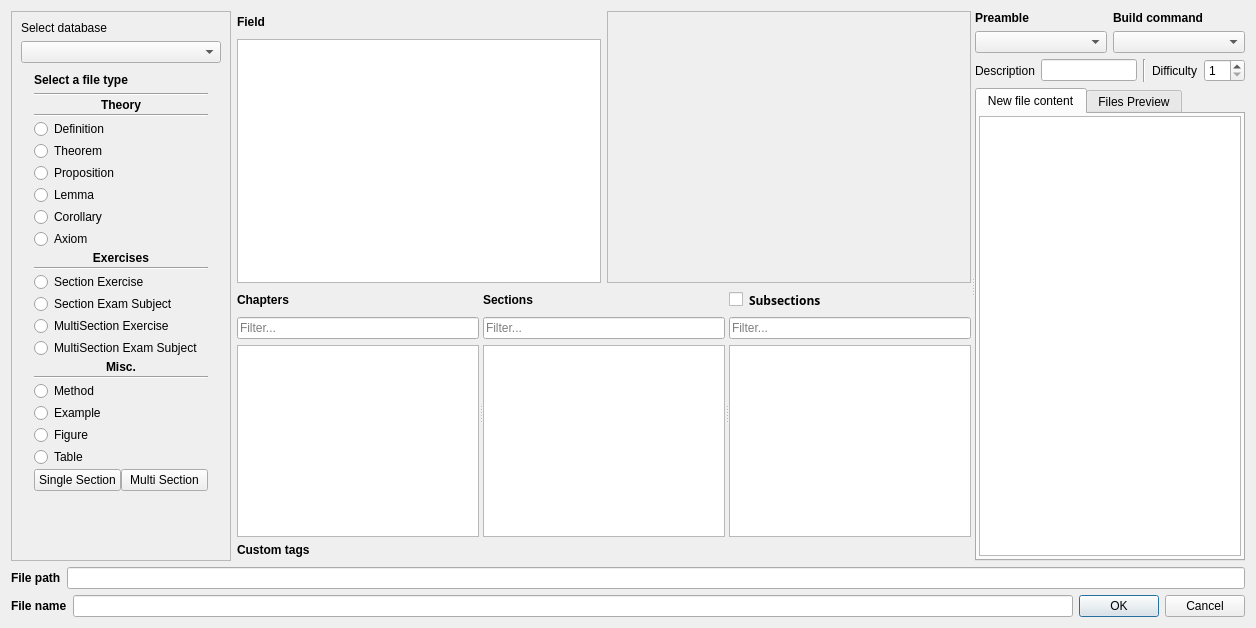
<?xml version="1.0" encoding="UTF-8"?>
<ui version="4.0">
 <class>NewDatabaseFile</class>
 <widget class="QDialog" name="NewDatabaseFile">
  <property name="geometry">
   <rect>
    <x>0</x>
    <y>0</y>
    <width>1256</width>
    <height>628</height>
   </rect>
  </property>
  <property name="windowTitle">
   <string>NewDatabaseFile</string>
  </property>
  <layout class="QGridLayout" name="gridLayout_19">
   <item row="0" column="1">
    <widget class="QSplitter" name="splitter_2">
     <property name="orientation">
      <enum>Qt::Horizontal</enum>
     </property>
     <widget class="QWidget" name="layoutWidget">
      <layout class="QGridLayout" name="gridLayout_18">
       <item row="0" column="0">
        <layout class="QGridLayout" name="gridLayout_17">
         <item row="0" column="1" rowspan="2">
          <widget class="QScrollArea" name="scrollArea_2">
           <property name="widgetResizable">
            <bool>true</bool>
           </property>
           <property name="alignment">
            <set>Qt::AlignLeading|Qt::AlignLeft|Qt::AlignTop</set>
           </property>
           <widget class="QWidget" name="scrollAreaWidgetContents_2">
            <property name="geometry">
             <rect>
              <x>0</x>
              <y>0</y>
              <width>360</width>
              <height>254</height>
             </rect>
            </property>
            <layout class="QGridLayout" name="gridLayout_9">
             <item row="0" column="0">
              <widget class="QLabel" name="FileInfo">
               <property name="text">
                <string/>
               </property>
               <property name="textFormat">
                <enum>Qt::MarkdownText</enum>
               </property>
               <property name="alignment">
                <set>Qt::AlignLeading|Qt::AlignLeft|Qt::AlignTop</set>
               </property>
               <property name="wordWrap">
                <bool>true</bool>
               </property>
              </widget>
             </item>
            </layout>
           </widget>
          </widget>
         </item>
         <item row="0" column="0">
          <layout class="QHBoxLayout" name="horizontalLayout_6">
           <property name="spacing">
            <number>0</number>
           </property>
           <item>
            <widget class="QLabel" name="label_13">
             <property name="font">
              <font>
               <bold>true</bold>
              </font>
             </property>
             <property name="text">
              <string>Field</string>
             </property>
            </widget>
           </item>
           <item>
            <widget class="QPushButton" name="addField">
             <property name="sizePolicy">
              <sizepolicy hsizetype="Fixed" vsizetype="Fixed">
               <horstretch>0</horstretch>
               <verstretch>0</verstretch>
              </sizepolicy>
             </property>
             <property name="text">
              <string/>
             </property>
             <property name="icon">
              <iconset resource="../images.qrc">
               <normaloff>:/images/add-button.svg</normaloff>:/images/add-button.svg</iconset>
             </property>
             <property name="flat">
              <bool>true</bool>
             </property>
            </widget>
           </item>
           <item>
            <widget class="QPushButton" name="removeField">
             <property name="sizePolicy">
              <sizepolicy hsizetype="Fixed" vsizetype="Fixed">
               <horstretch>0</horstretch>
               <verstretch>0</verstretch>
              </sizepolicy>
             </property>
             <property name="text">
              <string/>
             </property>
             <property name="icon">
              <iconset resource="../images.qrc">
               <normaloff>:/images/minus.svg</normaloff>:/images/minus.svg</iconset>
             </property>
             <property name="flat">
              <bool>true</bool>
             </property>
            </widget>
           </item>
          </layout>
         </item>
         <item row="1" column="0">
          <widget class="QListWidget" name="FieldTable"/>
         </item>
        </layout>
       </item>
       <item row="1" column="0">
        <widget class="QStackedWidget" name="stackedWidget">
         <property name="currentIndex">
          <number>0</number>
         </property>
         <widget class="QWidget" name="page_3">
          <layout class="QGridLayout" name="gridLayout_16">
           <property name="leftMargin">
            <number>0</number>
           </property>
           <property name="topMargin">
            <number>0</number>
           </property>
           <property name="rightMargin">
            <number>0</number>
           </property>
           <property name="bottomMargin">
            <number>0</number>
           </property>
           <property name="spacing">
            <number>2</number>
           </property>
           <item row="0" column="0">
            <widget class="QSplitter" name="splitter_3">
             <property name="orientation">
              <enum>Qt::Horizontal</enum>
             </property>
             <widget class="QWidget" name="layoutWidget">
              <layout class="QGridLayout" name="gridLayout_12">
               <item row="0" column="0">
                <widget class="QLabel" name="label_39">
                 <property name="font">
                  <font>
                   <bold>true</bold>
                  </font>
                 </property>
                 <property name="text">
                  <string>Chapters</string>
                 </property>
                </widget>
               </item>
               <item row="0" column="1">
                <widget class="QPushButton" name="addChapter">
                 <property name="sizePolicy">
                  <sizepolicy hsizetype="Fixed" vsizetype="Fixed">
                   <horstretch>0</horstretch>
                   <verstretch>0</verstretch>
                  </sizepolicy>
                 </property>
                 <property name="text">
                  <string/>
                 </property>
                 <property name="icon">
                  <iconset resource="../images.qrc">
                   <normaloff>:/images/add-button.svg</normaloff>:/images/add-button.svg</iconset>
                 </property>
                 <property name="flat">
                  <bool>true</bool>
                 </property>
                </widget>
               </item>
               <item row="0" column="2">
                <widget class="QPushButton" name="removeChapter">
                 <property name="sizePolicy">
                  <sizepolicy hsizetype="Fixed" vsizetype="Fixed">
                   <horstretch>0</horstretch>
                   <verstretch>0</verstretch>
                  </sizepolicy>
                 </property>
                 <property name="text">
                  <string/>
                 </property>
                 <property name="icon">
                  <iconset resource="../images.qrc">
                   <normaloff>:/images/minus.svg</normaloff>:/images/minus.svg</iconset>
                 </property>
                 <property name="flat">
                  <bool>true</bool>
                 </property>
                </widget>
               </item>
               <item row="2" column="0" colspan="3">
                <widget class="QListWidget" name="Chapters">
                 <property name="selectionMode">
                  <enum>QAbstractItemView::MultiSelection</enum>
                 </property>
                </widget>
               </item>
               <item row="1" column="0" colspan="3">
                <widget class="QLineEdit" name="FilterChapters">
                 <property name="placeholderText">
                  <string>Filter...</string>
                 </property>
                </widget>
               </item>
              </layout>
             </widget>
             <widget class="QWidget" name="layoutWidget">
              <layout class="QGridLayout" name="gridLayout_13">
               <item row="0" column="0">
                <widget class="QLabel" name="label_38">
                 <property name="font">
                  <font>
                   <bold>true</bold>
                  </font>
                 </property>
                 <property name="text">
                  <string>Sections</string>
                 </property>
                </widget>
               </item>
               <item row="0" column="1">
                <widget class="QPushButton" name="addSection">
                 <property name="sizePolicy">
                  <sizepolicy hsizetype="Fixed" vsizetype="Fixed">
                   <horstretch>0</horstretch>
                   <verstretch>0</verstretch>
                  </sizepolicy>
                 </property>
                 <property name="text">
                  <string/>
                 </property>
                 <property name="icon">
                  <iconset resource="../images.qrc">
                   <normaloff>:/images/add-button.svg</normaloff>:/images/add-button.svg</iconset>
                 </property>
                 <property name="flat">
                  <bool>true</bool>
                 </property>
                </widget>
               </item>
               <item row="0" column="2">
                <widget class="QPushButton" name="removeSection">
                 <property name="sizePolicy">
                  <sizepolicy hsizetype="Fixed" vsizetype="Fixed">
                   <horstretch>0</horstretch>
                   <verstretch>0</verstretch>
                  </sizepolicy>
                 </property>
                 <property name="text">
                  <string/>
                 </property>
                 <property name="icon">
                  <iconset resource="../images.qrc">
                   <normaloff>:/images/minus.svg</normaloff>:/images/minus.svg</iconset>
                 </property>
                 <property name="flat">
                  <bool>true</bool>
                 </property>
                </widget>
               </item>
               <item row="2" column="0" colspan="3">
                <widget class="QListWidget" name="Sections">
                 <property name="styleSheet">
                  <string notr="true"/>
                 </property>
                 <property name="selectionMode">
                  <enum>QAbstractItemView::MultiSelection</enum>
                 </property>
                </widget>
               </item>
               <item row="1" column="0" colspan="3">
                <widget class="QLineEdit" name="FilterSections">
                 <property name="placeholderText">
                  <string>Filter...</string>
                 </property>
                </widget>
               </item>
              </layout>
             </widget>
             <widget class="QWidget" name="layoutWidget">
              <layout class="QGridLayout" name="gridLayout_15">
               <item row="0" column="1">
                <widget class="QPushButton" name="addExType">
                 <property name="sizePolicy">
                  <sizepolicy hsizetype="Fixed" vsizetype="Fixed">
                   <horstretch>0</horstretch>
                   <verstretch>0</verstretch>
                  </sizepolicy>
                 </property>
                 <property name="text">
                  <string/>
                 </property>
                 <property name="icon">
                  <iconset resource="../images.qrc">
                   <normaloff>:/images/add-button.svg</normaloff>:/images/add-button.svg</iconset>
                 </property>
                 <property name="flat">
                  <bool>true</bool>
                 </property>
                </widget>
               </item>
               <item row="0" column="2">
                <widget class="QPushButton" name="removeExType">
                 <property name="sizePolicy">
                  <sizepolicy hsizetype="Fixed" vsizetype="Fixed">
                   <horstretch>0</horstretch>
                   <verstretch>0</verstretch>
                  </sizepolicy>
                 </property>
                 <property name="text">
                  <string/>
                 </property>
                 <property name="icon">
                  <iconset resource="../images.qrc">
                   <normaloff>:/images/minus.svg</normaloff>:/images/minus.svg</iconset>
                 </property>
                 <property name="flat">
                  <bool>true</bool>
                 </property>
                </widget>
               </item>
               <item row="2" column="0" colspan="3">
                <widget class="QListWidget" name="SubSections">
                 <property name="selectionMode">
                  <enum>QAbstractItemView::MultiSelection</enum>
                 </property>
                </widget>
               </item>
               <item row="1" column="0" colspan="3">
                <widget class="QLineEdit" name="FilterSubSections">
                 <property name="placeholderText">
                  <string>Filter...</string>
                 </property>
                </widget>
               </item>
               <item row="0" column="0">
                <layout class="QHBoxLayout" name="horizontalLayout_14">
                 <item>
                  <widget class="QCheckBox" name="UseExerciseType">
                   <property name="sizePolicy">
                    <sizepolicy hsizetype="Fixed" vsizetype="Fixed">
                     <horstretch>0</horstretch>
                     <verstretch>0</verstretch>
                    </sizepolicy>
                   </property>
                   <property name="text">
                    <string/>
                   </property>
                  </widget>
                 </item>
                 <item>
                  <widget class="QLabel" name="label_12">
                   <property name="font">
                    <font>
                     <family>Noto Sans</family>
                     <bold>true</bold>
                    </font>
                   </property>
                   <property name="text">
                    <string>Subsections</string>
                   </property>
                  </widget>
                 </item>
                </layout>
               </item>
              </layout>
             </widget>
            </widget>
           </item>
           <item row="1" column="0">
            <widget class="QLabel" name="label_41">
             <property name="font">
              <font>
               <bold>true</bold>
              </font>
             </property>
             <property name="text">
              <string>Custom tags</string>
             </property>
            </widget>
           </item>
           <item row="2" column="0">
            <layout class="QHBoxLayout" name="horizontalLayout_13"/>
           </item>
          </layout>
         </widget>
        </widget>
       </item>
      </layout>
     </widget>
     <widget class="QWidget" name="layoutWidget">
      <layout class="QVBoxLayout" name="verticalLayout_3">
       <item>
        <layout class="QGridLayout" name="gridLayout_7">
         <item row="0" column="1">
          <widget class="QLabel" name="label_5">
           <property name="font">
            <font>
             <bold>true</bold>
            </font>
           </property>
           <property name="text">
            <string>Build command</string>
           </property>
          </widget>
         </item>
         <item row="0" column="0">
          <widget class="QLabel" name="label_4">
           <property name="font">
            <font>
             <bold>true</bold>
            </font>
           </property>
           <property name="text">
            <string>Preamble</string>
           </property>
          </widget>
         </item>
         <item row="1" column="1">
          <widget class="QComboBox" name="BuildBox"/>
         </item>
         <item row="1" column="0">
          <widget class="QComboBox" name="PreambleBox"/>
         </item>
         <item row="2" column="0" colspan="2">
          <layout class="QHBoxLayout" name="horizontalLayout_7">
           <item>
            <widget class="QLabel" name="label_6">
             <property name="text">
              <string>Description</string>
             </property>
            </widget>
           </item>
           <item>
            <widget class="QLineEdit" name="DescriptionLine"/>
           </item>
           <item>
            <widget class="Line" name="line">
             <property name="orientation">
              <enum>Qt::Vertical</enum>
             </property>
            </widget>
           </item>
           <item>
            <widget class="QLabel" name="label_7">
             <property name="text">
              <string>Difficulty</string>
             </property>
            </widget>
           </item>
           <item>
            <widget class="QSpinBox" name="DifficultySpin">
             <property name="minimum">
              <number>1</number>
             </property>
            </widget>
           </item>
          </layout>
         </item>
        </layout>
       </item>
       <item>
        <widget class="QTabWidget" name="tabWidget">
         <property name="currentIndex">
          <number>0</number>
         </property>
         <widget class="QWidget" name="tab">
          <attribute name="title">
           <string>New file content</string>
          </attribute>
          <layout class="QGridLayout" name="gridLayout_2">
           <property name="leftMargin">
            <number>2</number>
           </property>
           <property name="topMargin">
            <number>2</number>
           </property>
           <property name="rightMargin">
            <number>2</number>
           </property>
           <property name="bottomMargin">
            <number>3</number>
           </property>
           <property name="spacing">
            <number>0</number>
           </property>
           <item row="0" column="0">
            <widget class="LatexTextEdit" name="NewFileContentText"/>
           </item>
          </layout>
         </widget>
         <widget class="QWidget" name="tab_2">
          <attribute name="title">
           <string>Files Preview</string>
          </attribute>
          <layout class="QGridLayout" name="gridLayout">
           <property name="leftMargin">
            <number>2</number>
           </property>
           <property name="topMargin">
            <number>2</number>
           </property>
           <property name="rightMargin">
            <number>2</number>
           </property>
           <property name="bottomMargin">
            <number>2</number>
           </property>
           <property name="spacing">
            <number>0</number>
           </property>
           <item row="0" column="0">
            <widget class="QSplitter" name="splitter">
             <property name="orientation">
              <enum>Qt::Vertical</enum>
             </property>
             <widget class="QWidget" name="layoutWidget">
              <layout class="QVBoxLayout" name="verticalLayout_4">
               <item>
                <widget class="QLabel" name="SectionExerciseLabel">
                 <property name="font">
                  <font>
                   <bold>true</bold>
                  </font>
                 </property>
                 <property name="text">
                  <string>File table</string>
                 </property>
                </widget>
               </item>
               <item>
                <widget class="QTableView" name="ExerciseFileList">
                 <property name="editTriggers">
                  <set>QAbstractItemView::NoEditTriggers</set>
                 </property>
                 <property name="selectionMode">
                  <enum>QAbstractItemView::SingleSelection</enum>
                 </property>
                 <property name="selectionBehavior">
                  <enum>QAbstractItemView::SelectRows</enum>
                 </property>
                 <property name="horizontalScrollMode">
                  <enum>QAbstractItemView::ScrollPerPixel</enum>
                 </property>
                 <property name="sortingEnabled">
                  <bool>true</bool>
                 </property>
                </widget>
               </item>
              </layout>
             </widget>
             <widget class="QWidget" name="verticalLayoutWidget">
              <layout class="QVBoxLayout" name="verticalLayout_5"/>
             </widget>
            </widget>
           </item>
          </layout>
         </widget>
        </widget>
       </item>
      </layout>
     </widget>
    </widget>
   </item>
   <item row="1" column="0" colspan="2">
    <layout class="QGridLayout" name="gridLayout_6">
     <item row="0" column="1">
      <widget class="QLineEdit" name="FilePathLine">
       <property name="enabled">
        <bool>true</bool>
       </property>
       <property name="readOnly">
        <bool>true</bool>
       </property>
      </widget>
     </item>
     <item row="0" column="0">
      <widget class="QLabel" name="label_9">
       <property name="font">
        <font>
         <bold>true</bold>
        </font>
       </property>
       <property name="text">
        <string>File path</string>
       </property>
      </widget>
     </item>
     <item row="1" column="0" colspan="2">
      <layout class="QHBoxLayout" name="horizontalLayout_2">
       <item>
        <widget class="QLabel" name="label_10">
         <property name="font">
          <font>
           <bold>true</bold>
          </font>
         </property>
         <property name="text">
          <string>File name</string>
         </property>
        </widget>
       </item>
       <item>
        <widget class="QLineEdit" name="FileNameLine">
         <property name="text">
          <string/>
         </property>
         <property name="readOnly">
          <bool>true</bool>
         </property>
        </widget>
       </item>
       <item>
        <widget class="QDialogButtonBox" name="buttonBox">
         <property name="sizePolicy">
          <sizepolicy hsizetype="Fixed" vsizetype="Fixed">
           <horstretch>0</horstretch>
           <verstretch>0</verstretch>
          </sizepolicy>
         </property>
         <property name="orientation">
          <enum>Qt::Horizontal</enum>
         </property>
         <property name="standardButtons">
          <set>QDialogButtonBox::Cancel|QDialogButtonBox::Ok</set>
         </property>
        </widget>
       </item>
      </layout>
     </item>
    </layout>
   </item>
   <item row="0" column="0">
    <widget class="QScrollArea" name="scrollArea">
     <property name="sizePolicy">
      <sizepolicy hsizetype="MinimumExpanding" vsizetype="Expanding">
       <horstretch>0</horstretch>
       <verstretch>0</verstretch>
      </sizepolicy>
     </property>
     <property name="minimumSize">
      <size>
       <width>220</width>
       <height>0</height>
      </size>
     </property>
     <property name="horizontalScrollBarPolicy">
      <enum>Qt::ScrollBarAlwaysOff</enum>
     </property>
     <property name="widgetResizable">
      <bool>true</bool>
     </property>
     <widget class="QWidget" name="scrollAreaWidgetContents_7">
      <property name="geometry">
       <rect>
        <x>0</x>
        <y>-20</y>
        <width>211</width>
        <height>562</height>
       </rect>
      </property>
      <layout class="QVBoxLayout" name="verticalLayout_6">
       <property name="sizeConstraint">
        <enum>QLayout::SetMinimumSize</enum>
       </property>
       <item>
        <layout class="QVBoxLayout" name="verticalLayout_2">
         <item>
          <widget class="QLabel" name="DatabaseLabel">
           <property name="text">
            <string>Select database</string>
           </property>
          </widget>
         </item>
         <item>
          <widget class="QComboBox" name="DatabaseCombo"/>
         </item>
        </layout>
       </item>
       <item>
        <layout class="QGridLayout" name="gridLayout_10">
         <property name="verticalSpacing">
          <number>2</number>
         </property>
         <item row="15" column="0">
          <widget class="QRadioButton" name="SectionExerciseButton">
           <property name="sizePolicy">
            <sizepolicy hsizetype="Fixed" vsizetype="Fixed">
             <horstretch>0</horstretch>
             <verstretch>0</verstretch>
            </sizepolicy>
           </property>
           <property name="text">
            <string>Section Exercise</string>
           </property>
           <attribute name="buttonGroup">
            <string notr="true">FileTypeGroup</string>
           </attribute>
          </widget>
         </item>
         <item row="22" column="0">
          <widget class="QRadioButton" name="ExampleButton">
           <property name="sizePolicy">
            <sizepolicy hsizetype="Fixed" vsizetype="Fixed">
             <horstretch>0</horstretch>
             <verstretch>0</verstretch>
            </sizepolicy>
           </property>
           <property name="text">
            <string>Example</string>
           </property>
           <attribute name="buttonGroup">
            <string notr="true">FileTypeGroup</string>
           </attribute>
          </widget>
         </item>
         <item row="16" column="0">
          <widget class="QRadioButton" name="SectionSubjectButton">
           <property name="sizePolicy">
            <sizepolicy hsizetype="Fixed" vsizetype="Fixed">
             <horstretch>0</horstretch>
             <verstretch>0</verstretch>
            </sizepolicy>
           </property>
           <property name="text">
            <string>Section Exam Subject</string>
           </property>
           <attribute name="buttonGroup">
            <string notr="true">FileTypeGroup</string>
           </attribute>
          </widget>
         </item>
         <item row="9" column="0">
          <widget class="QRadioButton" name="CorollaryButton">
           <property name="sizePolicy">
            <sizepolicy hsizetype="Fixed" vsizetype="Fixed">
             <horstretch>0</horstretch>
             <verstretch>0</verstretch>
            </sizepolicy>
           </property>
           <property name="text">
            <string>Corollary</string>
           </property>
           <attribute name="buttonGroup">
            <string notr="true">FileTypeGroup</string>
           </attribute>
          </widget>
         </item>
         <item row="20" column="0">
          <widget class="Line" name="line_7">
           <property name="orientation">
            <enum>Qt::Horizontal</enum>
           </property>
          </widget>
         </item>
         <item row="18" column="0">
          <widget class="QRadioButton" name="CombSubjectButton">
           <property name="sizePolicy">
            <sizepolicy hsizetype="Fixed" vsizetype="Fixed">
             <horstretch>0</horstretch>
             <verstretch>0</verstretch>
            </sizepolicy>
           </property>
           <property name="text">
            <string>MultiSection Exam Subject</string>
           </property>
           <attribute name="buttonGroup">
            <string notr="true">FileTypeGroup</string>
           </attribute>
          </widget>
         </item>
         <item row="4" column="0">
          <widget class="QRadioButton" name="DefinitionButton">
           <property name="sizePolicy">
            <sizepolicy hsizetype="Fixed" vsizetype="Fixed">
             <horstretch>0</horstretch>
             <verstretch>0</verstretch>
            </sizepolicy>
           </property>
           <property name="text">
            <string>Definition</string>
           </property>
           <attribute name="buttonGroup">
            <string notr="true">FileTypeGroup</string>
           </attribute>
          </widget>
         </item>
         <item row="13" column="0">
          <widget class="QLabel" name="label_2">
           <property name="sizePolicy">
            <sizepolicy hsizetype="Preferred" vsizetype="Fixed">
             <horstretch>0</horstretch>
             <verstretch>0</verstretch>
            </sizepolicy>
           </property>
           <property name="font">
            <font>
             <bold>true</bold>
            </font>
           </property>
           <property name="text">
            <string>Exercises</string>
           </property>
           <property name="alignment">
            <set>Qt::AlignCenter</set>
           </property>
          </widget>
         </item>
         <item row="17" column="0">
          <widget class="QRadioButton" name="CombExerciseButton">
           <property name="sizePolicy">
            <sizepolicy hsizetype="Fixed" vsizetype="Fixed">
             <horstretch>0</horstretch>
             <verstretch>0</verstretch>
            </sizepolicy>
           </property>
           <property name="text">
            <string>MultiSection Exercise</string>
           </property>
           <attribute name="buttonGroup">
            <string notr="true">FileTypeGroup</string>
           </attribute>
          </widget>
         </item>
         <item row="8" column="0">
          <widget class="QRadioButton" name="LemmButton">
           <property name="sizePolicy">
            <sizepolicy hsizetype="Fixed" vsizetype="Fixed">
             <horstretch>0</horstretch>
             <verstretch>0</verstretch>
            </sizepolicy>
           </property>
           <property name="text">
            <string>Lemma</string>
           </property>
           <attribute name="buttonGroup">
            <string notr="true">FileTypeGroup</string>
           </attribute>
          </widget>
         </item>
         <item row="14" column="0">
          <widget class="Line" name="line_4">
           <property name="orientation">
            <enum>Qt::Horizontal</enum>
           </property>
          </widget>
         </item>
         <item row="21" column="0">
          <widget class="QRadioButton" name="MethodButton">
           <property name="sizePolicy">
            <sizepolicy hsizetype="Fixed" vsizetype="Fixed">
             <horstretch>0</horstretch>
             <verstretch>0</verstretch>
            </sizepolicy>
           </property>
           <property name="text">
            <string>Method</string>
           </property>
           <attribute name="buttonGroup">
            <string notr="true">FileTypeGroup</string>
           </attribute>
          </widget>
         </item>
         <item row="10" column="0">
          <widget class="QRadioButton" name="AxiomButton">
           <property name="sizePolicy">
            <sizepolicy hsizetype="Fixed" vsizetype="Fixed">
             <horstretch>0</horstretch>
             <verstretch>0</verstretch>
            </sizepolicy>
           </property>
           <property name="text">
            <string>Axiom</string>
           </property>
           <attribute name="buttonGroup">
            <string notr="true">FileTypeGroup</string>
           </attribute>
          </widget>
         </item>
         <item row="1" column="0">
          <widget class="Line" name="line_2">
           <property name="orientation">
            <enum>Qt::Horizontal</enum>
           </property>
          </widget>
         </item>
         <item row="24" column="0">
          <widget class="QRadioButton" name="TableButton">
           <property name="sizePolicy">
            <sizepolicy hsizetype="Fixed" vsizetype="Fixed">
             <horstretch>0</horstretch>
             <verstretch>0</verstretch>
            </sizepolicy>
           </property>
           <property name="text">
            <string>Table</string>
           </property>
           <attribute name="buttonGroup">
            <string notr="true">FileTypeGroup</string>
           </attribute>
          </widget>
         </item>
         <item row="25" column="0">
          <layout class="QGridLayout" name="gridLayout_8">
           <item row="0" column="0" colspan="2">
            <layout class="QHBoxLayout" name="horizontalLayout">
             <item>
              <widget class="QPushButton" name="SingleSection">
               <property name="sizePolicy">
                <sizepolicy hsizetype="Minimum" vsizetype="Fixed">
                 <horstretch>0</horstretch>
                 <verstretch>0</verstretch>
                </sizepolicy>
               </property>
               <property name="text">
                <string>Single Section</string>
               </property>
              </widget>
             </item>
             <item>
              <widget class="QPushButton" name="MultiSection">
               <property name="layoutDirection">
                <enum>Qt::RightToLeft</enum>
               </property>
               <property name="text">
                <string>Multi Section</string>
               </property>
               <property name="icon">
                <iconset resource="../images.qrc">
                 <normaloff>:/images/dialog-cancel.svg</normaloff>:/images/dialog-cancel.svg</iconset>
               </property>
              </widget>
             </item>
            </layout>
           </item>
          </layout>
         </item>
         <item row="23" column="0">
          <widget class="QRadioButton" name="FigureButton">
           <property name="sizePolicy">
            <sizepolicy hsizetype="Fixed" vsizetype="Fixed">
             <horstretch>0</horstretch>
             <verstretch>0</verstretch>
            </sizepolicy>
           </property>
           <property name="text">
            <string>Figure</string>
           </property>
           <attribute name="buttonGroup">
            <string notr="true">FileTypeGroup</string>
           </attribute>
          </widget>
         </item>
         <item row="19" column="0">
          <widget class="QLabel" name="label_3">
           <property name="sizePolicy">
            <sizepolicy hsizetype="Preferred" vsizetype="Fixed">
             <horstretch>0</horstretch>
             <verstretch>0</verstretch>
            </sizepolicy>
           </property>
           <property name="font">
            <font>
             <bold>true</bold>
            </font>
           </property>
           <property name="text">
            <string>Misc.</string>
           </property>
           <property name="alignment">
            <set>Qt::AlignCenter</set>
           </property>
          </widget>
         </item>
         <item row="26" column="0">
          <spacer name="verticalSpacer_2">
           <property name="orientation">
            <enum>Qt::Vertical</enum>
           </property>
           <property name="sizeHint" stdset="0">
            <size>
             <width>20</width>
             <height>40</height>
            </size>
           </property>
          </spacer>
         </item>
         <item row="2" column="0">
          <widget class="QLabel" name="label">
           <property name="sizePolicy">
            <sizepolicy hsizetype="Preferred" vsizetype="Fixed">
             <horstretch>0</horstretch>
             <verstretch>0</verstretch>
            </sizepolicy>
           </property>
           <property name="font">
            <font>
             <bold>true</bold>
            </font>
           </property>
           <property name="text">
            <string>Theory</string>
           </property>
           <property name="alignment">
            <set>Qt::AlignCenter</set>
           </property>
          </widget>
         </item>
         <item row="3" column="0">
          <widget class="Line" name="line_3">
           <property name="orientation">
            <enum>Qt::Horizontal</enum>
           </property>
          </widget>
         </item>
         <item row="0" column="0">
          <layout class="QHBoxLayout" name="horizontalLayout_8">
           <item>
            <widget class="QLabel" name="label_8">
             <property name="sizePolicy">
              <sizepolicy hsizetype="Preferred" vsizetype="Fixed">
               <horstretch>0</horstretch>
               <verstretch>0</verstretch>
              </sizepolicy>
             </property>
             <property name="font">
              <font>
               <bold>true</bold>
              </font>
             </property>
             <property name="text">
              <string>Select a file type</string>
             </property>
            </widget>
           </item>
           <item>
            <widget class="QPushButton" name="addFileType">
             <property name="sizePolicy">
              <sizepolicy hsizetype="Fixed" vsizetype="Fixed">
               <horstretch>0</horstretch>
               <verstretch>0</verstretch>
              </sizepolicy>
             </property>
             <property name="text">
              <string/>
             </property>
             <property name="icon">
              <iconset resource="../images.qrc">
               <normaloff>:/images/add-button.svg</normaloff>:/images/add-button.svg</iconset>
             </property>
             <property name="flat">
              <bool>true</bool>
             </property>
            </widget>
           </item>
           <item>
            <widget class="QPushButton" name="removeFileType">
             <property name="sizePolicy">
              <sizepolicy hsizetype="Fixed" vsizetype="Fixed">
               <horstretch>0</horstretch>
               <verstretch>0</verstretch>
              </sizepolicy>
             </property>
             <property name="text">
              <string/>
             </property>
             <property name="icon">
              <iconset resource="../images.qrc">
               <normaloff>:/images/minus.svg</normaloff>:/images/minus.svg</iconset>
             </property>
             <property name="flat">
              <bool>true</bool>
             </property>
            </widget>
           </item>
          </layout>
         </item>
         <item row="7" column="0">
          <widget class="QRadioButton" name="PropositionButton">
           <property name="sizePolicy">
            <sizepolicy hsizetype="Fixed" vsizetype="Fixed">
             <horstretch>0</horstretch>
             <verstretch>0</verstretch>
            </sizepolicy>
           </property>
           <property name="text">
            <string>Proposition</string>
           </property>
           <attribute name="buttonGroup">
            <string notr="true">FileTypeGroup</string>
           </attribute>
          </widget>
         </item>
         <item row="5" column="0" rowspan="2">
          <widget class="QRadioButton" name="TheoremButton">
           <property name="sizePolicy">
            <sizepolicy hsizetype="Fixed" vsizetype="Fixed">
             <horstretch>0</horstretch>
             <verstretch>0</verstretch>
            </sizepolicy>
           </property>
           <property name="text">
            <string>Theorem</string>
           </property>
           <attribute name="buttonGroup">
            <string notr="true">FileTypeGroup</string>
           </attribute>
          </widget>
         </item>
        </layout>
       </item>
      </layout>
     </widget>
    </widget>
   </item>
  </layout>
 </widget>
 <customwidgets>
  <customwidget>
   <class>LatexTextEdit</class>
   <extends>QTextEdit</extends>
   <header>highlighter.h</header>
  </customwidget>
 </customwidgets>
 <tabstops>
  <tabstop>DefinitionButton</tabstop>
  <tabstop>TheoremButton</tabstop>
  <tabstop>SectionExerciseButton</tabstop>
  <tabstop>SectionSubjectButton</tabstop>
  <tabstop>CombExerciseButton</tabstop>
  <tabstop>CombSubjectButton</tabstop>
  <tabstop>MethodButton</tabstop>
  <tabstop>ExampleButton</tabstop>
  <tabstop>tabWidget</tabstop>
  <tabstop>FieldTable</tabstop>
  <tabstop>NewFileContentText</tabstop>
  <tabstop>ExerciseFileList</tabstop>
  <tabstop>FileNameLine</tabstop>
  <tabstop>FilePathLine</tabstop>
 </tabstops>
 <resources>
  <include location="../images.qrc"/>
 </resources>
 <connections>
  <connection>
   <sender>buttonBox</sender>
   <signal>accepted()</signal>
   <receiver>NewDatabaseFile</receiver>
   <slot>accept()</slot>
   <hints>
    <hint type="sourcelabel">
     <x>1244</x>
     <y>616</y>
    </hint>
    <hint type="destinationlabel">
     <x>157</x>
     <y>274</y>
    </hint>
   </hints>
  </connection>
  <connection>
   <sender>buttonBox</sender>
   <signal>rejected()</signal>
   <receiver>NewDatabaseFile</receiver>
   <slot>reject()</slot>
   <hints>
    <hint type="sourcelabel">
     <x>1244</x>
     <y>616</y>
    </hint>
    <hint type="destinationlabel">
     <x>286</x>
     <y>274</y>
    </hint>
   </hints>
  </connection>
 </connections>
 <buttongroups>
  <buttongroup name="FileTypeGroup"/>
 </buttongroups>
</ui>
